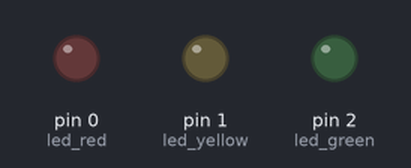
This sketch was run on a simulated Arduino Uno, built with avr-gcc and run on an emulated ATmega328P. On the bench: output pins drawn as LEDs (lit = HIGH).

Above: at 0.1 s.
At 6.1 s:
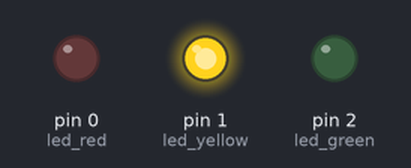
At 9.1 s:
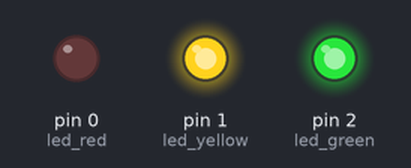
At 18.1 s:
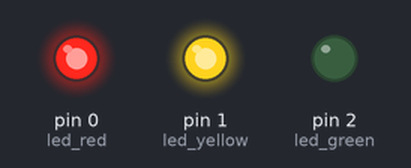
At 27.1 s:
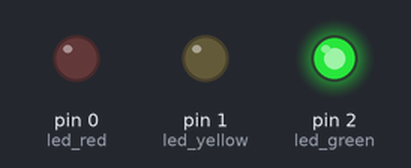
At 36.1 s:
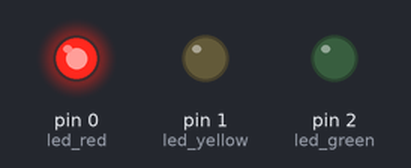
Timing chart, 0 to 40.0 s (numbered marks = the images above):
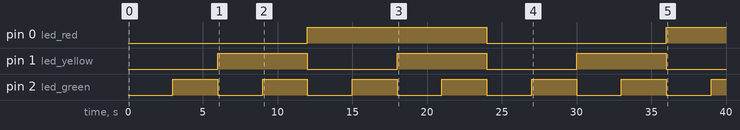

The sketch:

Binary_counter_using_led_.ino
```cpp
int led_red = 0;
int led_yellow = 1;
int led_green = 2;
int i1=0;
int i2=0;
int i3=0;

int in1=0;
int in2=0;
int in3=0;

void setup() {
  pinMode(led_red, OUTPUT);
  pinMode(led_yellow, OUTPUT);
  pinMode(led_green, OUTPUT);

}

void loop() {
 delay(3000);
 if (!i3) in3=1;
 else in3=0;

 if ((i2 && !i3) || (!i2 && i3)) in2=1;
 else in2=0;

 if ((!i1 && i2 && i3) || (i1 && !i3) || (i1 && !i2)) in1=1;
 else in1=0;

 i1=in1;
 i2=in2;
 i3=in3;

 if(i1==1) digitalWrite(led_red,HIGH);
 else digitalWrite(led_red,LOW);
 if(i2==1) digitalWrite(led_yellow,HIGH);
 else digitalWrite(led_yellow,LOW);
 if (i3==1) digitalWrite(led_green,HIGH);
 else digitalWrite(led_green,LOW);
}
```

Measured:
- by itself, pin 0 (led_red): LOW → HIGH at 12.0 s, → LOW 12.0 s later, → HIGH 12.0 s later
- by itself, pin 1 (led_yellow): alternates HIGH for 6.0 s and LOW for 6.0 s
- by itself, pin 2 (led_green): alternates HIGH for 3.0 s and LOW for 3.0 s
